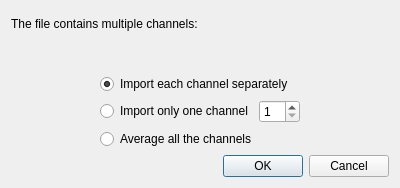
<?xml version="1.0" encoding="UTF-8"?>
<ui version="4.0">
 <class>WDialogSelectChannel</class>
 <widget class="QDialog" name="WDialogSelectChannel">
  <property name="geometry">
   <rect>
    <x>0</x>
    <y>0</y>
    <width>400</width>
    <height>188</height>
   </rect>
  </property>
  <property name="windowTitle">
   <string>Import channels</string>
  </property>
  <layout class="QVBoxLayout" name="verticalLayout_2">
   <item>
    <layout class="QVBoxLayout" name="verticalLayout">
     <item>
      <widget class="QLabel" name="label">
       <property name="text">
        <string>The file contains multiple channels:</string>
       </property>
      </widget>
     </item>
     <item>
      <widget class="QLabel" name="lblFileName">
       <property name="text">
        <string>&lt;fileName&gt;</string>
       </property>
      </widget>
     </item>
    </layout>
   </item>
   <item>
    <layout class="QHBoxLayout" name="horizontalLayout_2">
     <item>
      <spacer name="horizontalSpacer">
       <property name="orientation">
        <enum>Qt::Horizontal</enum>
       </property>
       <property name="sizeHint" stdset="0">
        <size>
         <width>40</width>
         <height>20</height>
        </size>
       </property>
      </spacer>
     </item>
     <item>
      <layout class="QGridLayout" name="gridLayout">
       <item row="3" column="0">
        <layout class="QHBoxLayout" name="horizontalLayout">
         <item>
          <widget class="QRadioButton" name="rdbImportOnlyOneChannel">
           <property name="toolTip">
            <string>&lt;html&gt;&lt;head/&gt;&lt;body&gt;&lt;p&gt;Import only the channel mentionned.&lt;/p&gt;&lt;/body&gt;&lt;/html&gt;</string>
           </property>
           <property name="text">
            <string>Import only one channel</string>
           </property>
          </widget>
         </item>
         <item>
          <widget class="QSpinBox" name="sbChannelID">
           <property name="toolTip">
            <string>Import only the channel mentionned.</string>
           </property>
           <property name="minimum">
            <number>1</number>
           </property>
          </widget>
         </item>
        </layout>
       </item>
       <item row="0" column="0">
        <widget class="QRadioButton" name="rdbImportEachChannel">
         <property name="toolTip">
          <string>&lt;html&gt;&lt;head/&gt;&lt;body&gt;&lt;p&gt;Import each channel in a separate audio item.&lt;/p&gt;&lt;/body&gt;&lt;/html&gt;</string>
         </property>
         <property name="text">
          <string>Import each channel separately</string>
         </property>
         <property name="checked">
          <bool>true</bool>
         </property>
        </widget>
       </item>
       <item row="4" column="0">
        <widget class="QRadioButton" name="rdbMergeAllChannels">
         <property name="toolTip">
          <string>&lt;html&gt;&lt;head/&gt;&lt;body&gt;&lt;p&gt;Average all the channels into a single audio item.&lt;/p&gt;&lt;/body&gt;&lt;/html&gt;</string>
         </property>
         <property name="text">
          <string>Average all the channels</string>
         </property>
        </widget>
       </item>
      </layout>
     </item>
     <item>
      <spacer name="horizontalSpacer_2">
       <property name="orientation">
        <enum>Qt::Horizontal</enum>
       </property>
       <property name="sizeHint" stdset="0">
        <size>
         <width>40</width>
         <height>20</height>
        </size>
       </property>
      </spacer>
     </item>
    </layout>
   </item>
   <item>
    <widget class="QDialogButtonBox" name="buttonBox">
     <property name="orientation">
      <enum>Qt::Horizontal</enum>
     </property>
     <property name="standardButtons">
      <set>QDialogButtonBox::Cancel|QDialogButtonBox::Ok</set>
     </property>
    </widget>
   </item>
  </layout>
 </widget>
 <resources/>
 <connections>
  <connection>
   <sender>buttonBox</sender>
   <signal>accepted()</signal>
   <receiver>WDialogSelectChannel</receiver>
   <slot>accept()</slot>
   <hints>
    <hint type="sourcelabel">
     <x>248</x>
     <y>254</y>
    </hint>
    <hint type="destinationlabel">
     <x>157</x>
     <y>274</y>
    </hint>
   </hints>
  </connection>
  <connection>
   <sender>buttonBox</sender>
   <signal>rejected()</signal>
   <receiver>WDialogSelectChannel</receiver>
   <slot>reject()</slot>
   <hints>
    <hint type="sourcelabel">
     <x>316</x>
     <y>260</y>
    </hint>
    <hint type="destinationlabel">
     <x>286</x>
     <y>274</y>
    </hint>
   </hints>
  </connection>
 </connections>
</ui>
